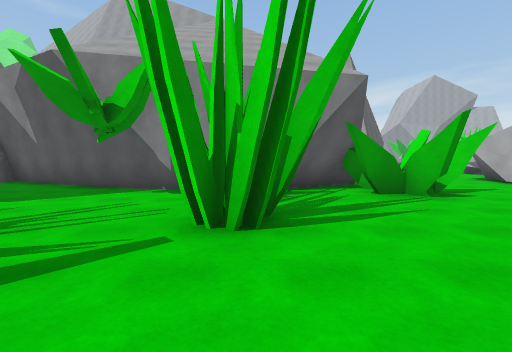
[1] (above)

24 first-person views from a walk through a scene from a Unity 3-D project. The camera is 1.5 m above the floor, tilts 4° down and sees 90° across. The floor is counted in squares, 2 m on a side. Each view is taken from the middle of a square. On the plan, view 1 faces up. The plan holds only what a view shows up to about 9 squares ahead; the rest is blank. The place goes on beyond the plan. Some animated figures are left out.

[2]
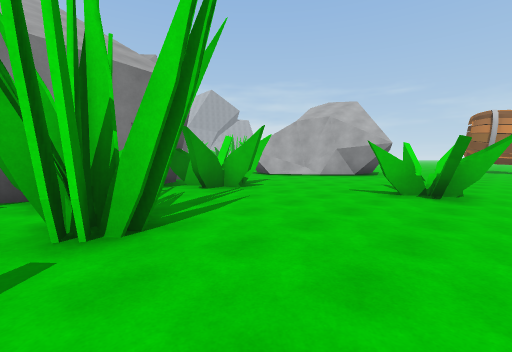

[3]
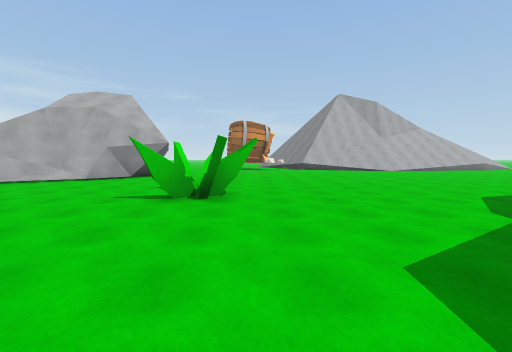

[4]
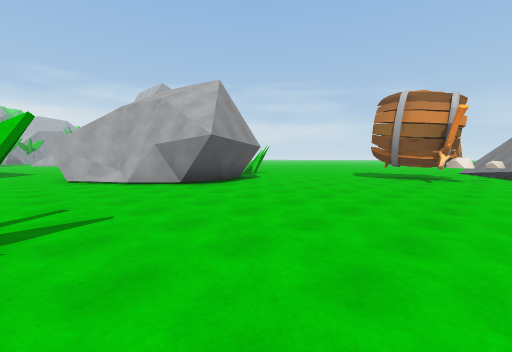

[5]
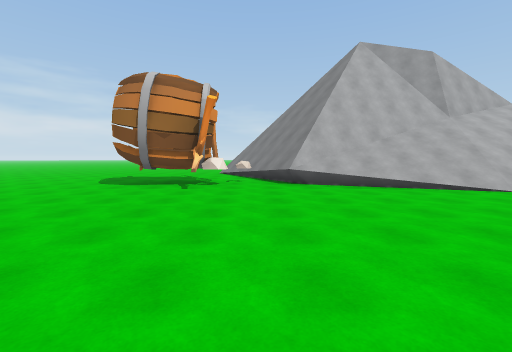

[6]
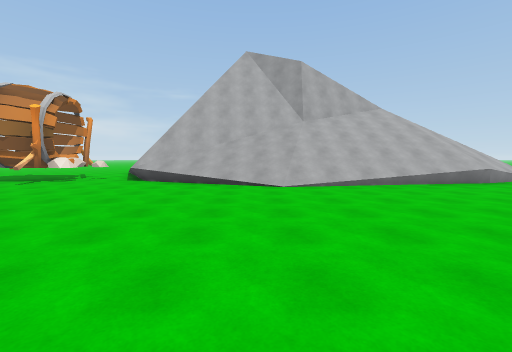

[7]
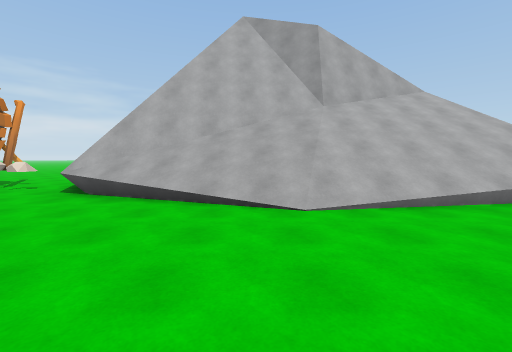

[8]
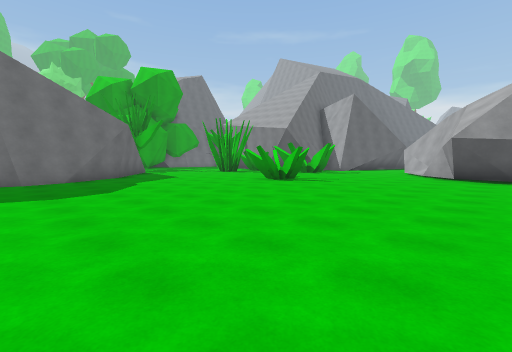

[9]
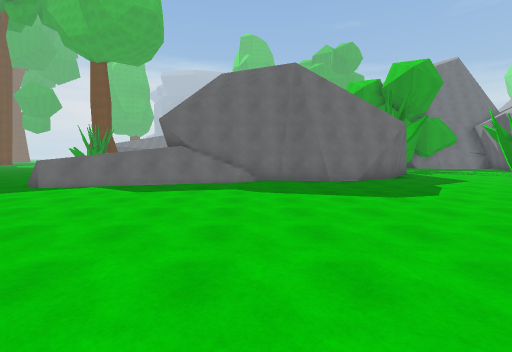

[10]
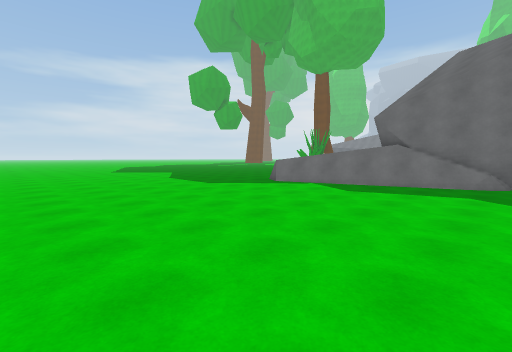

[11]
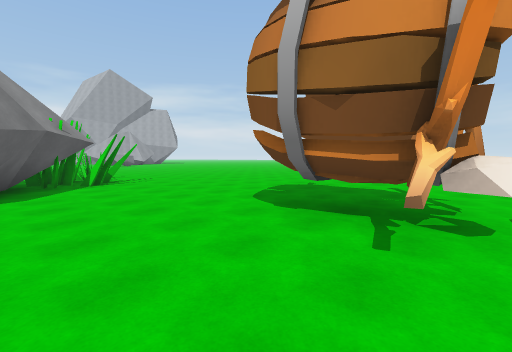

[12]
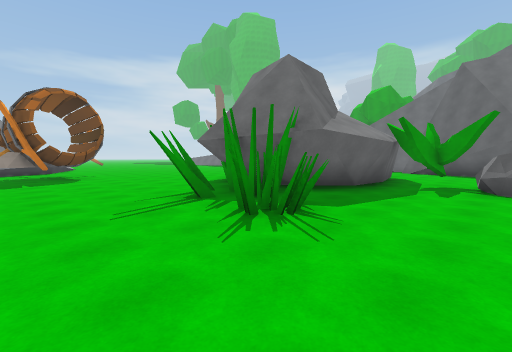

[13]
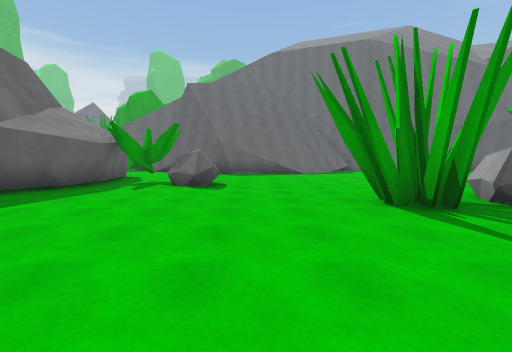

[14]
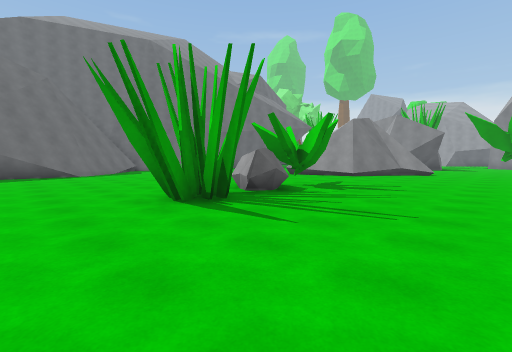

[15]
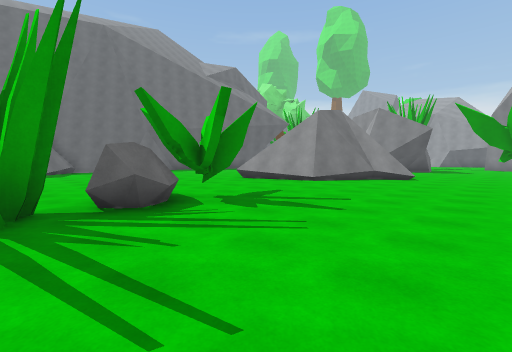

[16]
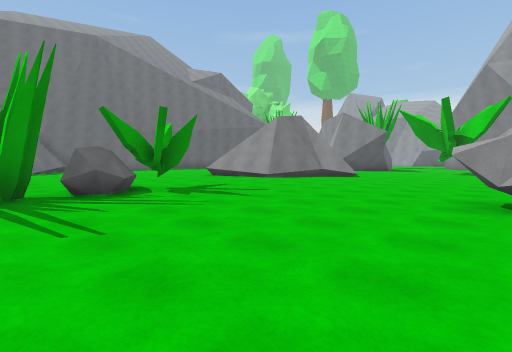

[17]
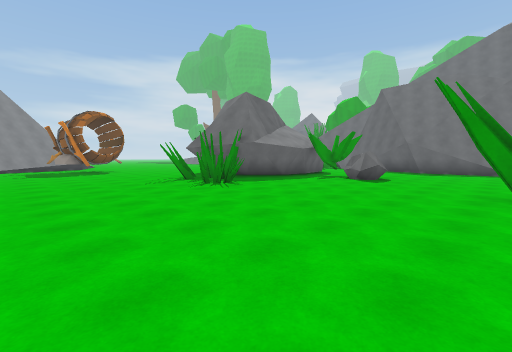

[18]
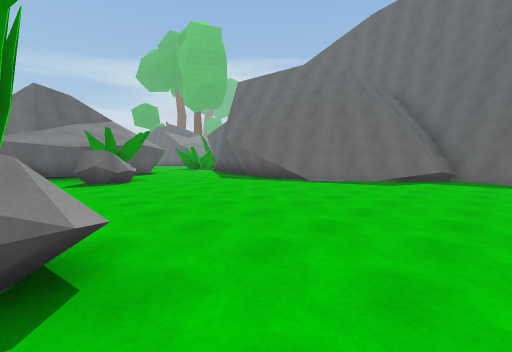

[19]
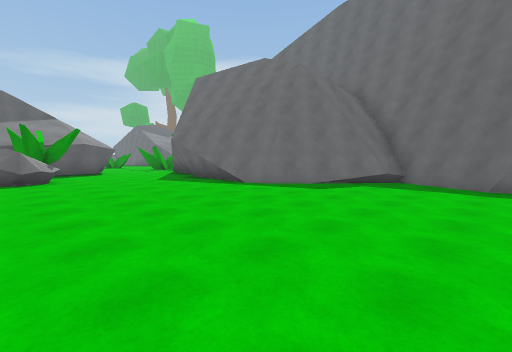

[20]
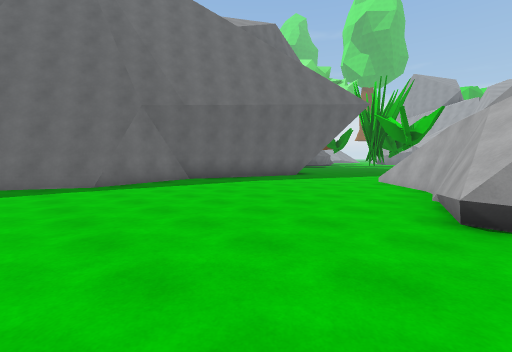

[21]
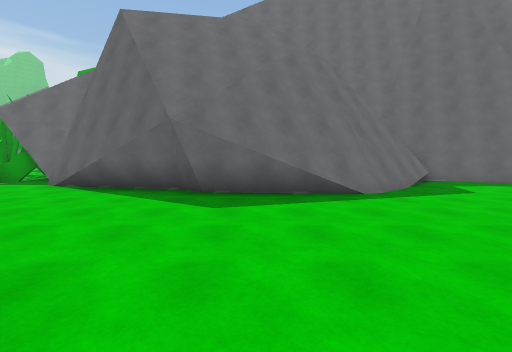

[22]
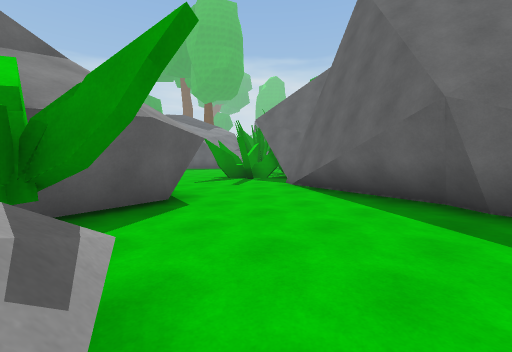

[23]
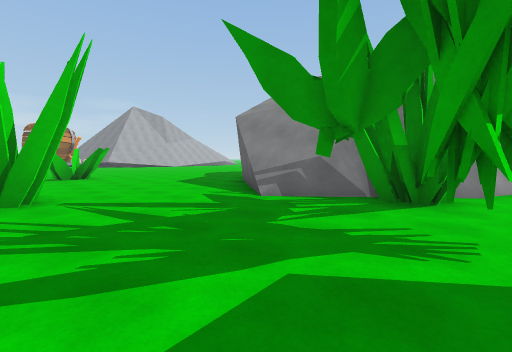

[24]
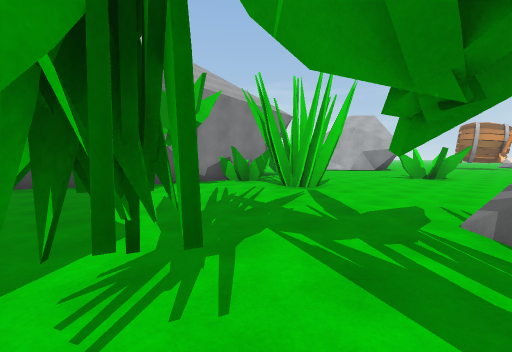

### Floor plan
Key: @ floor where view 1 was taken; # wall or solid block; . floor; / step, stairs or slope; = window, fence, low wall or low ledge; ^ raised ledge; v drop or lower ground; R rock; O other object.
Columns run from 6 left of view 1 to 20 right of it. Each row starts with its distance up from view 1.
 28              ./=/      ...
 27             ...##   ##....
 26            .....##  #......
 25          #.......####......
 24          #.......###.......
 23          #................R
 22          #................R
 21         ##.................
 20         #...........#......
 19         ##.........RR......
 18          ##........RR......
 17           ##.......##......
 16            #.......##......
 15            ##..............
 14            ##..............
 13            ##....R.........
 12            #....RR.........
 11            #....#..........
 10           ##....#....=#....
  9           #...######.##....
  8 ##       .....##   ####....
  7 .###    ##....##   ###.....
  6 ...########....## ##.......
  5 .....######.....###........
  4 ......#.........##.........
  3 ......#....................
  2 ..........##...............
  1 ..........###.........OOO..
  0 #.....@...............OOO..
 -1 ..#=  ...............OOO..
 -2 .###  /................O##
 -3 .##    ................##
 -4 .#     #..............=##
 -5 ##     #............../##
 -6        #.............///#
 -7        #.............///#
 -8        #.............///##
 -9        ##............////#
-10        =#............////##
-11        ##=....... .../////#
-12         /v.......  ..=////^
-13          =.......   ..////v
-14          #.......    .//

Where each view was taken, in squares from view 1:
view 1: 0 up, 0 right, facing up
view 2: 0 up, 1 left, facing up-right
view 3: 0 up, 0 right, facing right
view 4: 2 down, 6 right, facing up-right
view 5: 2 down, 9 right, facing right
view 6: 7 down, 8 right, facing right
view 7: 7 down, 11 right, facing right
view 8: 6 down, 11 right, facing up-left
view 9: 8 down, 10 right, facing left
view 10: 8 down, 10 right, facing down-left
view 11: 1 down, 13 right, facing up-right
view 12: 12 up, 18 right, facing down-left
view 13: 14 up, 18 right, facing left
view 14: 14 up, 18 right, facing up-left
view 15: 17 up, 18 right, facing up-left
view 16: 17 up, 20 right, facing up-left
view 17: 16 up, 20 right, facing down-left
view 18: 21 up, 13 right, facing down-left
view 19: 22 up, 11 right, facing down-left
view 20: 20 up, 11 right, facing up-left
view 21: 14 up, 11 right, facing left
view 22: 13 up, 10 right, facing down-left
view 23: 3 up, 6 left, facing down-right
view 24: 1 down, 6 left, facing up-right
